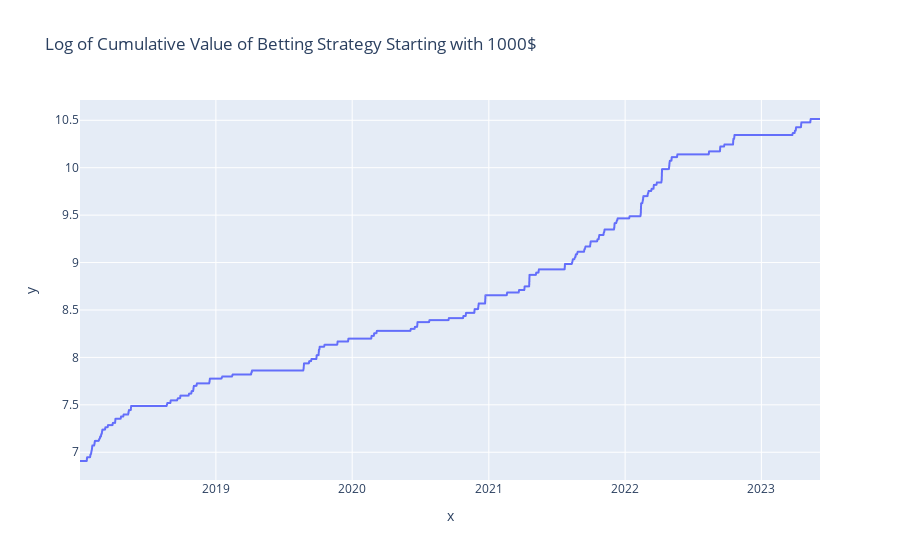

Notebook code for this chart:
### Code cell
fig = px.line(x = portfolio.index ,
              y = np.log(portfolio['Betting_Portfolio_Value']),
              title = f'Log of Cumulative Value of Betting Strategy Starting with {str(int(PORTFOLIO_STARTING_CASH))}$')
fig.show()

### Figure 1 — Plotly figure (JSON) as saved in the notebook; plotly's stock layout.template omitted (floating-point values rounded to 4 significant figures; data arrays with more than 128 entries replaced by an {"elided": "..."} marker saying what was removed)
{"data": [{"hovertemplate": "x=%{x}<br>y=%{y}<extra></extra>", "legendgroup": "", "line": {"color": "#636efa", "dash": "solid"}, "marker": {"symbol": "circle"}, "mode": "lines", "name": "", "showlegend": false, "type": "scattergl", "x": {"elided": "1437 str values"}, "xaxis": "x", "y": {"elided": "1437 float values"}, "yaxis": "y"}], "layout": {"legend": {"tracegroupgap": 0}, "title": {"text": "Log of Cumulative Value of Betting Strategy Starting with 1000$"}, "xaxis": {"anchor": "y", "domain": [0, 1], "title": {"text": "x"}}, "yaxis": {"anchor": "x", "domain": [0, 1], "title": {"text": "y"}}}}
